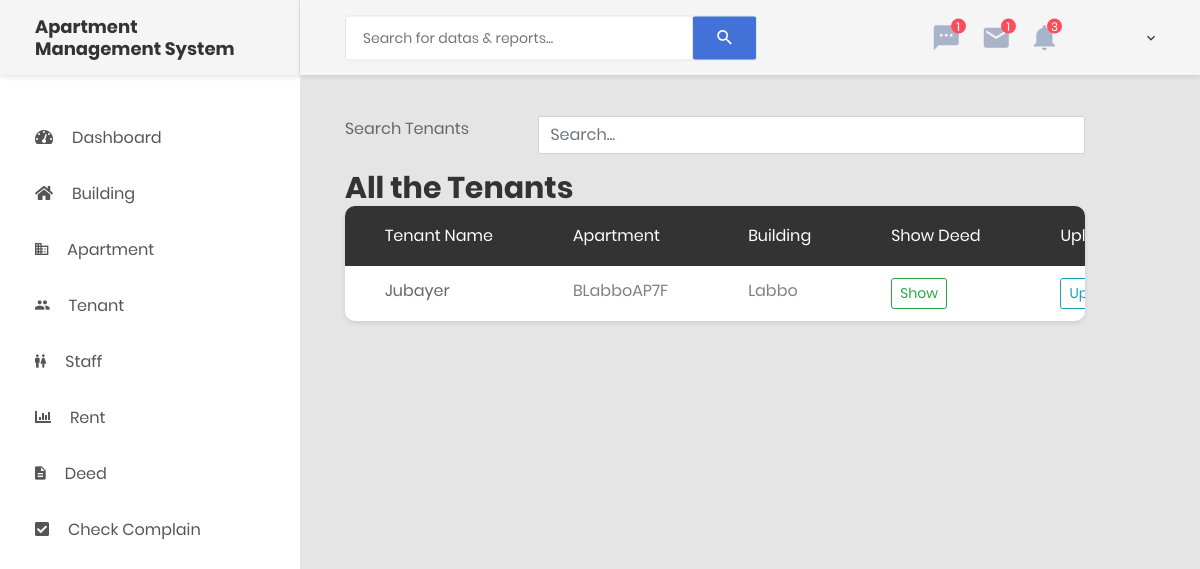
Screenshot of /deed-list.php with the database file from the repository.
### tables this page shows
CREATE TABLE `tenant` (
  `tenantID` int(11) NOT NULL,
  `tenantName` varchar(255) NOT NULL,
  `fatherName` varchar(255) NOT NULL,
  `pAddress` varchar(255) NOT NULL,
  `po` varchar(255) NOT NULL,
  `ps` varchar(255) NOT NULL,
  `district` varchar(255) NOT NULL,
  `village` varchar(255) NOT NULL,
  `apartmentName` varchar(255) NOT NULL,
  `building` varchar(11) NOT NULL,
  `tenantContact` char(255) NOT NULL,
  `monRent` int(11) NOT NULL,
  `tenantStart` date NOT NULL,
  `tenantEmail` varchar(255) NOT NULL,
  `lastPaid` varchar(255) NOT NULL,
  `nidNumber` int(255) NOT NULL,
  `nidFrontDir` varchar(255) NOT NULL,
  `nidBackDir` varchar(255) NOT NULL,
  `profilepic` varchar(255) NOT NULL
);

### includes/db-config.php (called while the page is built, shortened)
<?php
$tenant = 'tenant';

### deed-list.php (the view, shortened to what this page needs)
<?php
include ROOT . '/includes/db-config.php';
include ROOT . '/includes/header.php';
include ROOT . '/includes/sidebar.php'; ?>
<div class="page-container">
    <?php
    include ROOT . '/includes/header-desktop.php';
    ?>
    <?php
    $sqlfortenant = "SELECT * FROM $tenant ORDER by tenantName ASC";
    $resultfortenant = mysqli_query($mysqli, $sqlfortenant) or die(mysqli_error($mysqli));
    ?>
    <div class="main-content">
        <div class="section__content section__content--p30">
            <div class="container-fluid">
                <div class="row">
                    <div class="col-lg-11">
                        <div class="row form-group">
                            <div class="col col-md-3">
                                <label for="text-input" class=" form-control-label">Search Tenants
                                </label>
                            </div>
                            <div class="col-12 col-md-9">
                                <input type="text" id="myInput" onkeyup="myFunction()" name="search"
                                    placeholder="Search..." class="form-control">
                            </div>
                        </div>
                        <h2 class="building__header">All the Tenants</h2>
                        <div class="table-responsive table--no-card m-b-30">
                            <table class="table table-borderless table-striped table-earning" id="myTable">
                                <thead>
                                    <tr>
                                        <th>Tenant Name</th>
                                        <th>Apartment</th>
                                        <th>Building</th>
                                        <th>Show Deed</th>
                                        <th>Upload</th>
                                    </tr>
                                </thead>
                                <tbody>
                                    <?php while ($datafortenant = $resultfortenant->fetch_assoc()) { ?>
                                        <tr>
                                            <td>
                                                <a class="custom__a"
                                                    href="/ams/user-details.php?user=<?= $datafortenant['tenantID'] ?>">
                                                    <?= $datafortenant['tenantName'] ?></a>
                                            </td>
                                            <td>
                                                <?= $datafortenant['apartmentName'] ?>
                                            </td>
                                            <td>
                                                <?= $datafortenant['building'] ?>
                                            </td>
                                            <td>
                                                <a class="custom__a"
                                                    href="/ams/view-deed.php?id=<?= $datafortenant['tenantID'] ?>">
                                                    <button type="button"
                                                        class="btn btn-outline-success btn-sm">Show</button></a>
                                            </td>
                                            <td>
                                                <a class="custom__a"
                                                    href="/ams/add-deed.php?id=<?= $datafortenant['tenantID'] ?>">
                                                    <button type="button"
                                                        class="btn btn-outline-info btn-sm">Upload</button></a>
                                            </td>
                                        </tr>
                                    <?php } ?>
                                </tbody>
                            </table>
                        </div>
                    </div>
                </div>
            </div>
        </div>
    </div>
</div>
<?php
include ROOT . '/includes/footer.php';
?>

### css/custom.css (style rules this page uses)
.custom__a { color: #666666; }
.building__header { display: flex; gap: 2vh; }

### rows the page displays
tenant: tenantName "Jubayer", apartmentName "BLabboAP7F", building "Labbo"
